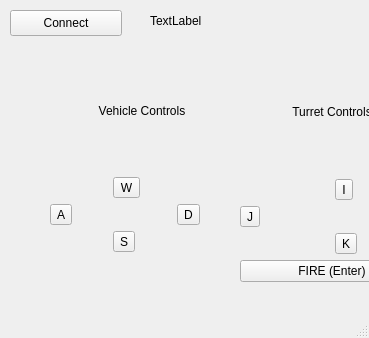
<?xml version="1.0" encoding="UTF-8"?>
<ui version="4.0">
 <class>RemoteControlBase</class>
 <widget class="QMainWindow" name="RemoteControlBase">
  <property name="geometry">
   <rect>
    <x>0</x>
    <y>0</y>
    <width>369</width>
    <height>338</height>
   </rect>
  </property>
  <property name="windowTitle">
   <string>MainWindow</string>
  </property>
  <widget class="QWidget" name="centralwidget">
   <widget class="QPushButton" name="connectButton">
    <property name="geometry">
     <rect>
      <x>10</x>
      <y>10</y>
      <width>112</width>
      <height>26</height>
     </rect>
    </property>
    <property name="text">
     <string>Connect</string>
    </property>
   </widget>
   <widget class="QWidget" name="layoutWidget">
    <property name="geometry">
     <rect>
      <x>50</x>
      <y>50</y>
      <width>184</width>
      <height>202</height>
     </rect>
    </property>
    <layout class="QGridLayout" name="gridLayout">
     <item row="0" column="0" colspan="3">
      <widget class="QLabel" name="vehicleControlLabel">
       <property name="text">
        <string>Vehicle Controls</string>
       </property>
       <property name="alignment">
        <set>Qt::AlignCenter</set>
       </property>
      </widget>
     </item>
     <item row="1" column="0">
      <spacer name="horizontalSpacer_4">
       <property name="orientation">
        <enum>Qt::Horizontal</enum>
       </property>
       <property name="sizeHint" stdset="0">
        <size>
         <width>58</width>
         <height>20</height>
        </size>
       </property>
      </spacer>
     </item>
     <item row="1" column="1">
      <widget class="QToolButton" name="forwardButton">
       <property name="text">
        <string>W</string>
       </property>
       <property name="icon">
        <iconset resource="resources/icons.qrc">
         <normaloff>:/vehicleIcons/up.png</normaloff>:/vehicleIcons/up.png</iconset>
       </property>
       <property name="iconSize">
        <size>
         <width>32</width>
         <height>32</height>
        </size>
       </property>
       <property name="toolButtonStyle">
        <enum>Qt::ToolButtonTextUnderIcon</enum>
       </property>
      </widget>
     </item>
     <item row="1" column="2">
      <spacer name="horizontalSpacer_2">
       <property name="orientation">
        <enum>Qt::Horizontal</enum>
       </property>
       <property name="sizeHint" stdset="0">
        <size>
         <width>58</width>
         <height>20</height>
        </size>
       </property>
      </spacer>
     </item>
     <item row="2" column="0">
      <widget class="QToolButton" name="leftButton">
       <property name="text">
        <string>A</string>
       </property>
       <property name="icon">
        <iconset resource="resources/icons.qrc">
         <normaloff>:/vehicleIcons/left.png</normaloff>:/vehicleIcons/left.png</iconset>
       </property>
       <property name="iconSize">
        <size>
         <width>32</width>
         <height>32</height>
        </size>
       </property>
       <property name="toolButtonStyle">
        <enum>Qt::ToolButtonTextUnderIcon</enum>
       </property>
      </widget>
     </item>
     <item row="2" column="1">
      <spacer name="horizontalSpacer_5">
       <property name="orientation">
        <enum>Qt::Horizontal</enum>
       </property>
       <property name="sizeHint" stdset="0">
        <size>
         <width>58</width>
         <height>20</height>
        </size>
       </property>
      </spacer>
     </item>
     <item row="2" column="2">
      <widget class="QToolButton" name="rightButton">
       <property name="text">
        <string>D</string>
       </property>
       <property name="icon">
        <iconset resource="resources/icons.qrc">
         <normaloff>:/vehicleIcons/right.png</normaloff>:/vehicleIcons/right.png</iconset>
       </property>
       <property name="iconSize">
        <size>
         <width>32</width>
         <height>32</height>
        </size>
       </property>
       <property name="toolButtonStyle">
        <enum>Qt::ToolButtonTextUnderIcon</enum>
       </property>
      </widget>
     </item>
     <item row="3" column="0">
      <spacer name="horizontalSpacer">
       <property name="orientation">
        <enum>Qt::Horizontal</enum>
       </property>
       <property name="sizeHint" stdset="0">
        <size>
         <width>58</width>
         <height>20</height>
        </size>
       </property>
      </spacer>
     </item>
     <item row="3" column="1">
      <widget class="QToolButton" name="reverseButton">
       <property name="text">
        <string>S</string>
       </property>
       <property name="icon">
        <iconset resource="resources/icons.qrc">
         <normaloff>:/vehicleIcons/down.png</normaloff>:/vehicleIcons/down.png</iconset>
       </property>
       <property name="iconSize">
        <size>
         <width>32</width>
         <height>32</height>
        </size>
       </property>
       <property name="toolButtonStyle">
        <enum>Qt::ToolButtonTextUnderIcon</enum>
       </property>
      </widget>
     </item>
     <item row="3" column="2">
      <spacer name="horizontalSpacer_3">
       <property name="orientation">
        <enum>Qt::Horizontal</enum>
       </property>
       <property name="sizeHint" stdset="0">
        <size>
         <width>58</width>
         <height>20</height>
        </size>
       </property>
      </spacer>
     </item>
    </layout>
   </widget>
   <widget class="QWidget" name="layoutWidget">
    <property name="geometry">
     <rect>
      <x>240</x>
      <y>50</y>
      <width>184</width>
      <height>232</height>
     </rect>
    </property>
    <layout class="QGridLayout" name="gridLayout_2">
     <item row="0" column="0" colspan="4">
      <widget class="QLabel" name="turretControlLabel">
       <property name="text">
        <string>Turret Controls</string>
       </property>
       <property name="alignment">
        <set>Qt::AlignCenter</set>
       </property>
      </widget>
     </item>
     <item row="1" column="2">
      <widget class="QToolButton" name="turretUpButton">
       <property name="text">
        <string>I</string>
       </property>
       <property name="icon">
        <iconset resource="resources/icons.qrc">
         <normaloff>:/vehicleIcons/up_turret.png</normaloff>:/vehicleIcons/up_turret.png</iconset>
       </property>
       <property name="iconSize">
        <size>
         <width>32</width>
         <height>32</height>
        </size>
       </property>
       <property name="toolButtonStyle">
        <enum>Qt::ToolButtonTextUnderIcon</enum>
       </property>
      </widget>
     </item>
     <item row="1" column="3">
      <spacer name="horizontalSpacer_10">
       <property name="orientation">
        <enum>Qt::Horizontal</enum>
       </property>
       <property name="sizeHint" stdset="0">
        <size>
         <width>58</width>
         <height>20</height>
        </size>
       </property>
      </spacer>
     </item>
     <item row="2" column="0">
      <widget class="QToolButton" name="turretLeftButton">
       <property name="text">
        <string>J</string>
       </property>
       <property name="icon">
        <iconset resource="resources/icons.qrc">
         <normaloff>:/vehicleIcons/left_turret.png</normaloff>:/vehicleIcons/left_turret.png</iconset>
       </property>
       <property name="iconSize">
        <size>
         <width>32</width>
         <height>32</height>
        </size>
       </property>
       <property name="toolButtonStyle">
        <enum>Qt::ToolButtonTextUnderIcon</enum>
       </property>
      </widget>
     </item>
     <item row="2" column="2">
      <spacer name="horizontalSpacer_8">
       <property name="orientation">
        <enum>Qt::Horizontal</enum>
       </property>
       <property name="sizeHint" stdset="0">
        <size>
         <width>58</width>
         <height>20</height>
        </size>
       </property>
      </spacer>
     </item>
     <item row="2" column="3">
      <widget class="QToolButton" name="turretRightButton">
       <property name="text">
        <string>L</string>
       </property>
       <property name="icon">
        <iconset resource="resources/icons.qrc">
         <normaloff>:/vehicleIcons/right_turret.png</normaloff>:/vehicleIcons/right_turret.png</iconset>
       </property>
       <property name="iconSize">
        <size>
         <width>32</width>
         <height>32</height>
        </size>
       </property>
       <property name="toolButtonStyle">
        <enum>Qt::ToolButtonTextUnderIcon</enum>
       </property>
      </widget>
     </item>
     <item row="3" column="0">
      <spacer name="horizontalSpacer_6">
       <property name="orientation">
        <enum>Qt::Horizontal</enum>
       </property>
       <property name="sizeHint" stdset="0">
        <size>
         <width>58</width>
         <height>20</height>
        </size>
       </property>
      </spacer>
     </item>
     <item row="3" column="2">
      <widget class="QToolButton" name="turretDownButton">
       <property name="text">
        <string>K</string>
       </property>
       <property name="icon">
        <iconset resource="resources/icons.qrc">
         <normaloff>:/vehicleIcons/down_turret.png</normaloff>:/vehicleIcons/down_turret.png</iconset>
       </property>
       <property name="iconSize">
        <size>
         <width>32</width>
         <height>32</height>
        </size>
       </property>
       <property name="toolButtonStyle">
        <enum>Qt::ToolButtonTextUnderIcon</enum>
       </property>
      </widget>
     </item>
     <item row="3" column="3">
      <spacer name="horizontalSpacer_7">
       <property name="orientation">
        <enum>Qt::Horizontal</enum>
       </property>
       <property name="sizeHint" stdset="0">
        <size>
         <width>58</width>
         <height>20</height>
        </size>
       </property>
      </spacer>
     </item>
     <item row="4" column="0" colspan="4">
      <widget class="QPushButton" name="fireButton">
       <property name="text">
        <string>FIRE (Enter)</string>
       </property>
      </widget>
     </item>
     <item row="1" column="1">
      <spacer name="horizontalSpacer_9">
       <property name="orientation">
        <enum>Qt::Horizontal</enum>
       </property>
       <property name="sizeHint" stdset="0">
        <size>
         <width>58</width>
         <height>20</height>
        </size>
       </property>
      </spacer>
     </item>
    </layout>
   </widget>
   <widget class="QLabel" name="infoLabel">
    <property name="geometry">
     <rect>
      <x>150</x>
      <y>10</y>
      <width>301</width>
      <height>21</height>
     </rect>
    </property>
    <property name="text">
     <string>TextLabel</string>
    </property>
   </widget>
  </widget>
  <widget class="QMenuBar" name="menubar">
   <property name="geometry">
    <rect>
     <x>0</x>
     <y>0</y>
     <width>369</width>
     <height>21</height>
    </rect>
   </property>
  </widget>
  <widget class="QStatusBar" name="statusbar"/>
 </widget>
 <resources>
  <include location="resources/icons.qrc"/>
 </resources>
 <connections>
  <connection>
   <sender>connectButton</sender>
   <signal>clicked()</signal>
   <receiver>RemoteControlBase</receiver>
   <slot>serverConnect()</slot>
   <hints>
    <hint type="sourcelabel">
     <x>65</x>
     <y>35</y>
    </hint>
    <hint type="destinationlabel">
     <x>233</x>
     <y>132</y>
    </hint>
   </hints>
  </connection>
  <connection>
   <sender>forwardButton</sender>
   <signal>pressed()</signal>
   <receiver>RemoteControlBase</receiver>
   <slot>start_forward()</slot>
   <hints>
    <hint type="sourcelabel">
     <x>102</x>
     <y>103</y>
    </hint>
    <hint type="destinationlabel">
     <x>233</x>
     <y>156</y>
    </hint>
   </hints>
  </connection>
  <connection>
   <sender>forwardButton</sender>
   <signal>released()</signal>
   <receiver>RemoteControlBase</receiver>
   <slot>stop_forward()</slot>
   <hints>
    <hint type="sourcelabel">
     <x>102</x>
     <y>103</y>
    </hint>
    <hint type="destinationlabel">
     <x>233</x>
     <y>156</y>
    </hint>
   </hints>
  </connection>
  <connection>
   <sender>leftButton</sender>
   <signal>pressed()</signal>
   <receiver>RemoteControlBase</receiver>
   <slot>start_left()</slot>
   <hints>
    <hint type="sourcelabel">
     <x>40</x>
     <y>164</y>
    </hint>
    <hint type="destinationlabel">
     <x>233</x>
     <y>156</y>
    </hint>
   </hints>
  </connection>
  <connection>
   <sender>leftButton</sender>
   <signal>released()</signal>
   <receiver>RemoteControlBase</receiver>
   <slot>stop_left()</slot>
   <hints>
    <hint type="sourcelabel">
     <x>40</x>
     <y>164</y>
    </hint>
    <hint type="destinationlabel">
     <x>233</x>
     <y>156</y>
    </hint>
   </hints>
  </connection>
  <connection>
   <sender>reverseButton</sender>
   <signal>pressed()</signal>
   <receiver>RemoteControlBase</receiver>
   <slot>start_reverse()</slot>
   <hints>
    <hint type="sourcelabel">
     <x>102</x>
     <y>225</y>
    </hint>
    <hint type="destinationlabel">
     <x>233</x>
     <y>156</y>
    </hint>
   </hints>
  </connection>
  <connection>
   <sender>reverseButton</sender>
   <signal>released()</signal>
   <receiver>RemoteControlBase</receiver>
   <slot>stop_reverse()</slot>
   <hints>
    <hint type="sourcelabel">
     <x>102</x>
     <y>225</y>
    </hint>
    <hint type="destinationlabel">
     <x>233</x>
     <y>156</y>
    </hint>
   </hints>
  </connection>
  <connection>
   <sender>rightButton</sender>
   <signal>pressed()</signal>
   <receiver>RemoteControlBase</receiver>
   <slot>start_right()</slot>
   <hints>
    <hint type="sourcelabel">
     <x>164</x>
     <y>164</y>
    </hint>
    <hint type="destinationlabel">
     <x>233</x>
     <y>156</y>
    </hint>
   </hints>
  </connection>
  <connection>
   <sender>rightButton</sender>
   <signal>released()</signal>
   <receiver>RemoteControlBase</receiver>
   <slot>stop_right()</slot>
   <hints>
    <hint type="sourcelabel">
     <x>164</x>
     <y>164</y>
    </hint>
    <hint type="destinationlabel">
     <x>233</x>
     <y>156</y>
    </hint>
   </hints>
  </connection>
  <connection>
   <sender>fireButton</sender>
   <signal>pressed()</signal>
   <receiver>RemoteControlBase</receiver>
   <slot>start_fire()</slot>
   <hints>
    <hint type="sourcelabel">
     <x>330</x>
     <y>290</y>
    </hint>
    <hint type="destinationlabel">
     <x>232</x>
     <y>166</y>
    </hint>
   </hints>
  </connection>
  <connection>
   <sender>fireButton</sender>
   <signal>released()</signal>
   <receiver>RemoteControlBase</receiver>
   <slot>stop_fire()</slot>
   <hints>
    <hint type="sourcelabel">
     <x>330</x>
     <y>290</y>
    </hint>
    <hint type="destinationlabel">
     <x>232</x>
     <y>166</y>
    </hint>
   </hints>
  </connection>
  <connection>
   <sender>turretDownButton</sender>
   <signal>pressed()</signal>
   <receiver>RemoteControlBase</receiver>
   <slot>start_turret_down()</slot>
   <hints>
    <hint type="sourcelabel">
     <x>330</x>
     <y>245</y>
    </hint>
    <hint type="destinationlabel">
     <x>232</x>
     <y>166</y>
    </hint>
   </hints>
  </connection>
  <connection>
   <sender>turretDownButton</sender>
   <signal>released()</signal>
   <receiver>RemoteControlBase</receiver>
   <slot>stop_turret_down()</slot>
   <hints>
    <hint type="sourcelabel">
     <x>330</x>
     <y>245</y>
    </hint>
    <hint type="destinationlabel">
     <x>232</x>
     <y>166</y>
    </hint>
   </hints>
  </connection>
  <connection>
   <sender>turretLeftButton</sender>
   <signal>pressed()</signal>
   <receiver>RemoteControlBase</receiver>
   <slot>start_turret_left()</slot>
   <hints>
    <hint type="sourcelabel">
     <x>268</x>
     <y>184</y>
    </hint>
    <hint type="destinationlabel">
     <x>232</x>
     <y>166</y>
    </hint>
   </hints>
  </connection>
  <connection>
   <sender>turretLeftButton</sender>
   <signal>released()</signal>
   <receiver>RemoteControlBase</receiver>
   <slot>stop_turret_left()</slot>
   <hints>
    <hint type="sourcelabel">
     <x>268</x>
     <y>184</y>
    </hint>
    <hint type="destinationlabel">
     <x>232</x>
     <y>166</y>
    </hint>
   </hints>
  </connection>
  <connection>
   <sender>turretRightButton</sender>
   <signal>pressed()</signal>
   <receiver>RemoteControlBase</receiver>
   <slot>start_turret_right()</slot>
   <hints>
    <hint type="sourcelabel">
     <x>392</x>
     <y>184</y>
    </hint>
    <hint type="destinationlabel">
     <x>232</x>
     <y>166</y>
    </hint>
   </hints>
  </connection>
  <connection>
   <sender>turretRightButton</sender>
   <signal>released()</signal>
   <receiver>RemoteControlBase</receiver>
   <slot>stop_turret_right()</slot>
   <hints>
    <hint type="sourcelabel">
     <x>392</x>
     <y>184</y>
    </hint>
    <hint type="destinationlabel">
     <x>232</x>
     <y>166</y>
    </hint>
   </hints>
  </connection>
  <connection>
   <sender>turretUpButton</sender>
   <signal>pressed()</signal>
   <receiver>RemoteControlBase</receiver>
   <slot>start_turret_up()</slot>
   <hints>
    <hint type="sourcelabel">
     <x>330</x>
     <y>123</y>
    </hint>
    <hint type="destinationlabel">
     <x>232</x>
     <y>166</y>
    </hint>
   </hints>
  </connection>
  <connection>
   <sender>turretUpButton</sender>
   <signal>released()</signal>
   <receiver>RemoteControlBase</receiver>
   <slot>stop_turret_up()</slot>
   <hints>
    <hint type="sourcelabel">
     <x>330</x>
     <y>123</y>
    </hint>
    <hint type="destinationlabel">
     <x>232</x>
     <y>166</y>
    </hint>
   </hints>
  </connection>
 </connections>
 <slots>
  <slot>serverConnect()</slot>
  <slot>start_reverse()</slot>
  <slot>stop_reverse()</slot>
  <slot>start_forward()</slot>
  <slot>stop_forward()</slot>
  <slot>start_left()</slot>
  <slot>stop_left()</slot>
  <slot>start_right()</slot>
  <slot>stop_right()</slot>
  <slot>start_turret_up()</slot>
  <slot>stop_turret_up()</slot>
  <slot>start_turret_down()</slot>
  <slot>stop_turret_down()</slot>
  <slot>start_turret_left()</slot>
  <slot>stop_turret_left()</slot>
  <slot>start_turret_right()</slot>
  <slot>stop_turret_right()</slot>
  <slot>start_fire()</slot>
  <slot>stop_fire()</slot>
 </slots>
</ui>
